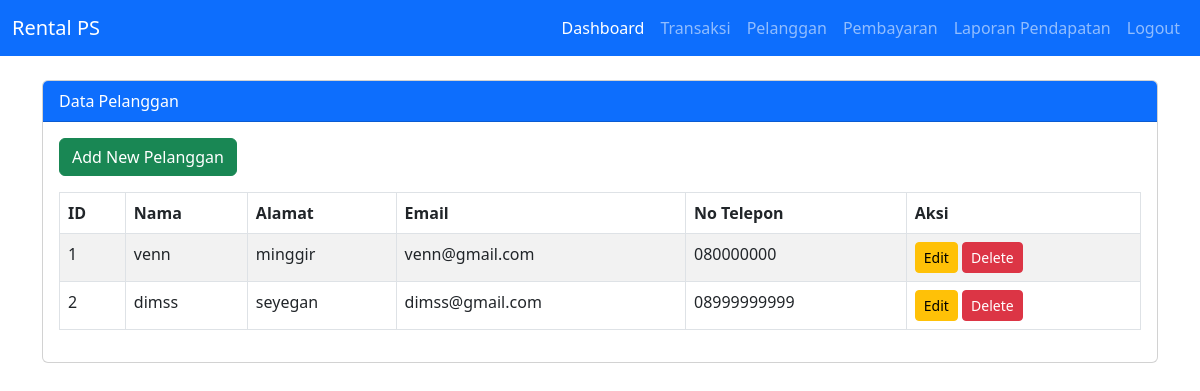
The app's page /pelanggan.php with its own data.
### tables this page shows
CREATE TABLE `pelanggan` (
  `id_pelanggan` int(11) NOT NULL,
  `nama` varchar(50) DEFAULT NULL,
  `alamat` varchar(100) DEFAULT NULL,
  `email` varchar(50) DEFAULT NULL,
  `no_telepon` varchar(15) DEFAULT NULL
);

### pelanggan.php (the view, shortened to what this page needs)
<!DOCTYPE html>
<html lang="en">
<head>
    <link href="https://cdn.jsdelivr.net/npm/bootstrap@5.3.0/dist/css/bootstrap.min.css" rel="stylesheet">
</head>
<body>
<?php include 'config/db.php'; ?>
<?php include 'navbar.php'; ?>
<div class="container mt-4">
    <div class="card">
        <div class="card-header bg-primary text-white">Data Pelanggan</div>
        <div class="card-body">
            <a href="add_pelanggan.php" class="btn btn-success mb-3">Add New Pelanggan</a>
            <table class="table table-bordered table-striped">
                <thead>
                    <tr>
                        <th>ID</th>
                        <th>Nama</th>
                        <th>Alamat</th>
                        <th>Email</th>
                        <th>No Telepon</th>
                        <th>Aksi</th>
                    </tr>
                </thead>
                <tbody>
                    <?php
                    $sql = "SELECT * FROM Pelanggan";
                    $result = $conn->query($sql);
                    if ($result->num_rows > 0) {
                        while ($row = $result->fetch_assoc()) {
                            echo "<tr>
                                    <td>{$row['id_pelanggan']}</td>
                                    <td>{$row['nama']}</td>
                                    <td>{$row['alamat']}</td>
                                    <td>{$row['email']}</td>
                                    <td>{$row['no_telepon']}</td>
                                    <td>
                                        <a href='edit_pelanggan.php?id={$row['id_pelanggan']}' class='btn btn-warning btn-sm'>Edit</a>
                                        <a href='delete_pelanggan.php?id={$row['id_pelanggan']}' class='btn btn-danger btn-sm' onclick='return confirm(\"Are you sure?\")'>Delete</a>
                                    </td>
                                </tr>";
                        }
                    } else {
                        echo "<tr><td colspan='6'>No data found</td></tr>";
                    }
                    ?>
                </tbody>
            </table>
        </div>
    </div>
</div>
</body>
</html>

### records on screen
pelanggan: id_pelanggan "1", nama "venn", alamat "minggir", email "venn@gmail.com", no_telepon "080000000"
pelanggan: id_pelanggan "2", nama "dimss", alamat "seyegan", email "dimss@gmail.com", no_telepon "08999999999"
